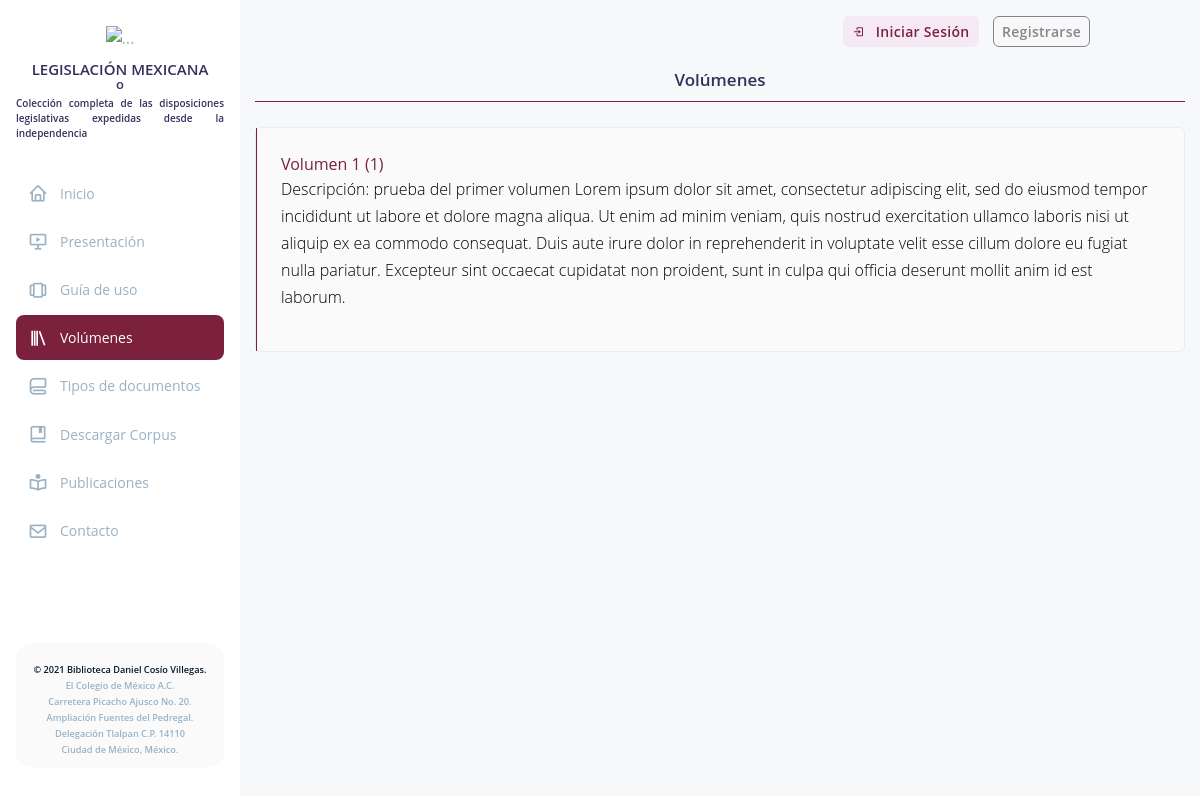
Page /volumen/ on the committed database.
### Modules/Registro/models.py (models this page shows, shortened)
class Volumen(models.Model):
    idVolumen = models.AutoField(primary_key = True)
    volumen = models.IntegerField()
    paginas = models.IntegerField()
    fecha_alta = models.DateField(auto_now=True)
    descripcion = models.TextField()

### Modules/Public/views.py (the view)
# urls.py: path('volumen/', FilterByVolumenView.as_view(), name='volumen'),
class FilterByVolumenView(ListView):
    template_name='public/volumen.html'
    def get_queryset(self):
        object_list = Registro.objects.values('volumen__volumen', 'volumen__idVolumen', 'volumen__descripcion').annotate(total = Count('volumen')).order_by()
        return object_list
    '''def get_context_data(self, **kwargs):
        context = super(FilterByVolumenView, self).get_context_data(**kwargs)
        return context'''

### legmex/templates/public/volumen.html (shortened to what this page needs)
{% extends "base.html" %}
{% load static %}
{% block content %}
    <div class="col-12 text-center head-list">
        <h3>Volúmenes</h3>
    </div>
     {% for volumen in object_list %}
        <div class="card card-list">
            <a href="/volumenes/{{volumen.volumen__idVolumen}}">
              <div class="card-body element-list">
                Volumen&nbsp;{{volumen.volumen__volumen}} ({{volumen.total}})
                  <p class="descripcion"> Descripción: {{volumen.volumen__descripcion}}</p>
              </div>
            </a>
        </div>
    {% endfor %}
{% endblock content %}

### legmex/static/css/public.css (style rules this page uses)
body { background: rgb(247, 248, 250); }
.element-list { border-left: 1px solid #7b213d; }
.card-list { margin-bottom: 10px; background-color: #fafafa; }
.head-list { margin-bottom: 25px; border-bottom: 1px solid #7b213d; }
.descripcion { color: black; }
a { color: var(--first-color) }

### rows in the picture
Volumen: volumen__volumen "1", total "1", volumen__descripcion "prueba del primer volumen Lorem ipsum dolor sit amet, consectetur adipiscing elit, sed do eiusmod tempor incididunt ut labore et dolore magna aliqua. Ut enim ad minim veniam, quis nostrud exercitation ullamco laboris nisi ut aliquip ex ea commodo consequat. Duis aute irure dolor in reprehenderit in voluptate velit esse cillum dolore eu fugiat nulla pariatur. Excepteur sint occaecat cupidatat non proident, sunt in culpa qui officia deserunt mollit anim id est laborum."
